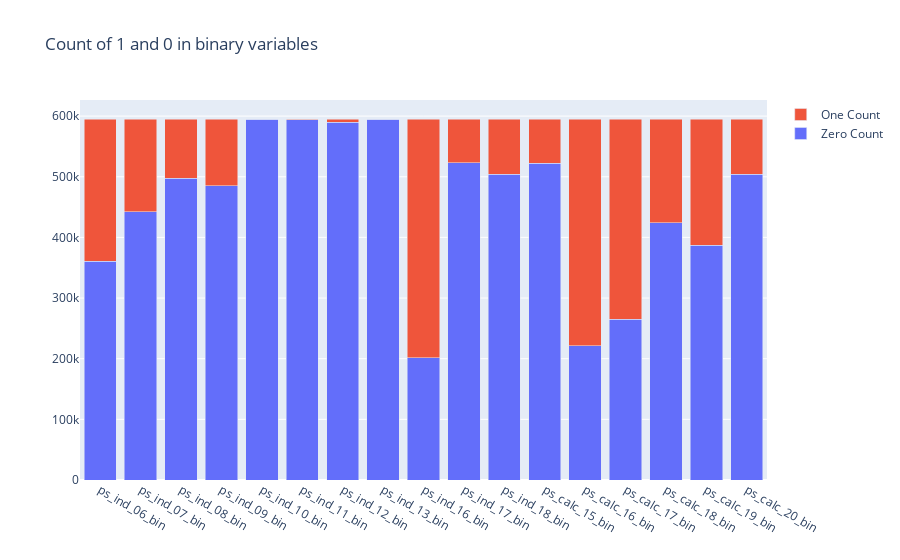

The cell this chart's notebook holds for it:
### Code cell
trace1 = go.Bar(
    x=bin_col,
    y=zero_list,
    name='Zero Count')

trace2 = go.Bar(
    x=bin_col,
    y=one_list,
    name='One Count')

data = [trace1,trace2]
layout = go.Layout(
    barmode='stack',
    title='Count of 1 and 0 in binary variables')

fig = go.Figure(data=data,layout=layout)
py.iplot(fig,filename='stacked-bar')

### Figure 1 — Plotly figure (JSON) as saved in the notebook; plotly's stock layout.template omitted (floating-point values rounded to 4 significant figures)
{"data": [{"name": "Zero Count", "type": "bar", "x": ["ps_ind_06_bin", "ps_ind_07_bin", "ps_ind_08_bin", "ps_ind_09_bin", "ps_ind_10_bin", "ps_ind_11_bin", "ps_ind_12_bin", "ps_ind_13_bin", "ps_ind_16_bin", "ps_ind_17_bin", "ps_ind_18_bin", "ps_calc_15_bin", "ps_calc_16_bin", "ps_calc_17_bin", "ps_calc_18_bin", "ps_calc_19_bin", "ps_calc_20_bin"], "y": [360852, 442223, 497644, 484917, 594990, 594205, 589594, 594648, 201882, 523143, 503879, 522342, 221514, 265356, 424278, 387469, 503955]}, {"name": "One Count", "type": "bar", "x": ["ps_ind_06_bin", "ps_ind_07_bin", "ps_ind_08_bin", "ps_ind_09_bin", "ps_ind_10_bin", "ps_ind_11_bin", "ps_ind_12_bin", "ps_ind_13_bin", "ps_ind_16_bin", "ps_ind_17_bin", "ps_ind_18_bin", "ps_calc_15_bin", "ps_calc_16_bin", "ps_calc_17_bin", "ps_calc_18_bin", "ps_calc_19_bin", "ps_calc_20_bin"], "y": [234360, 152989, 97568, 110295, 222, 1007, 5618, 564, 393330, 72069, 91333, 72870, 373698, 329856, 170934, 207743, 91257]}], "layout": {"barmode": "stack", "title": {"text": "Count of 1 and 0 in binary variables"}}}
